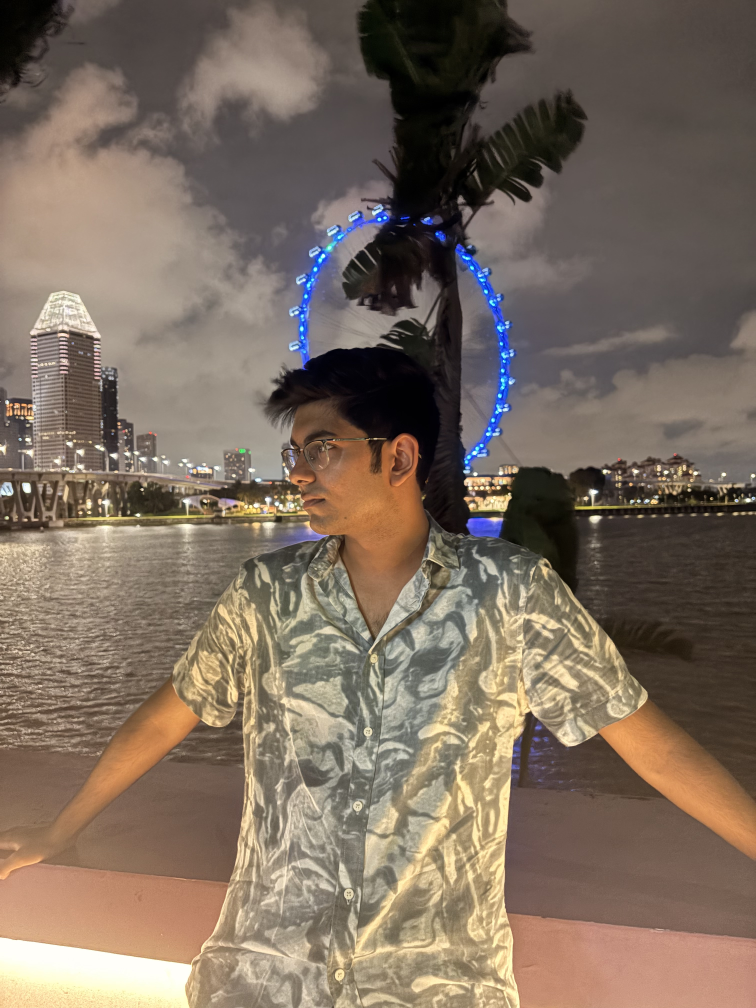
#> input picture IMG_2650.jpeg, 3024 x 4032 px (shown at 1/4 size)
$ python test1.py
#> lines starting #> are read from the running program, lines starting #| are printed output that depends on the picture
import cv2

img = cv2.imread("IMG_2650.jpeg")
#> img is the input picture: shape (4032, 3024, 3); mean B, G, R 95.4, 109.2, 124.8
img = cv2.resize(img, (1450,1300))
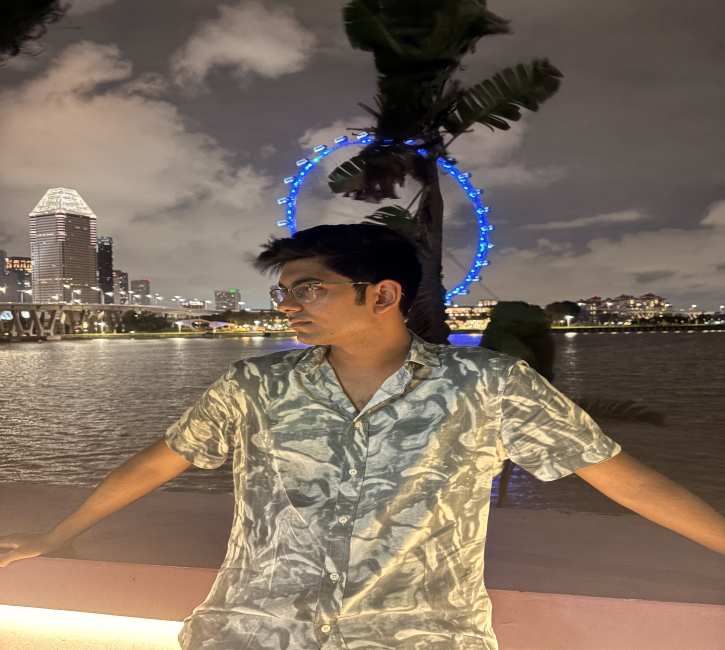
#> img: shape (1300, 1450, 3) (shown at 1/2 size); mean B, G, R 95.3, 109.1, 124.7
cv2.imshow("Me", img)
cv2.waitKey(0)
cv2.destroyAllWindows()
